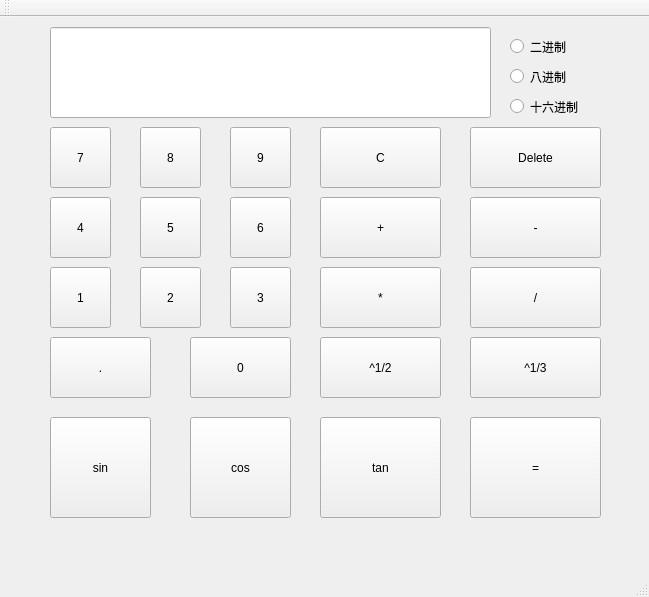
<?xml version="1.0" encoding="UTF-8"?>
<ui version="4.0">
 <class>MainWindow</class>
 <widget class="QMainWindow" name="MainWindow">
  <property name="geometry">
   <rect>
    <x>0</x>
    <y>0</y>
    <width>649</width>
    <height>597</height>
   </rect>
  </property>
  <property name="windowTitle">
   <string>MainWindow</string>
  </property>
  <widget class="QWidget" name="centralWidget">
   <widget class="QLineEdit" name="ln_display">
    <property name="geometry">
     <rect>
      <x>50</x>
      <y>10</y>
      <width>441</width>
      <height>91</height>
     </rect>
    </property>
   </widget>
   <widget class="QPushButton" name="bu_jia">
    <property name="geometry">
     <rect>
      <x>320</x>
      <y>180</y>
      <width>121</width>
      <height>61</height>
     </rect>
    </property>
    <property name="text">
     <string>+</string>
    </property>
   </widget>
   <widget class="QPushButton" name="bu_deng">
    <property name="geometry">
     <rect>
      <x>470</x>
      <y>400</y>
      <width>131</width>
      <height>101</height>
     </rect>
    </property>
    <property name="text">
     <string>=</string>
    </property>
   </widget>
   <widget class="QPushButton" name="bu_C">
    <property name="geometry">
     <rect>
      <x>320</x>
      <y>110</y>
      <width>121</width>
      <height>61</height>
     </rect>
    </property>
    <property name="text">
     <string>C</string>
    </property>
   </widget>
   <widget class="QPushButton" name="bu_De">
    <property name="geometry">
     <rect>
      <x>470</x>
      <y>110</y>
      <width>131</width>
      <height>61</height>
     </rect>
    </property>
    <property name="text">
     <string>Delete</string>
    </property>
   </widget>
   <widget class="QPushButton" name="bu_g2">
    <property name="geometry">
     <rect>
      <x>320</x>
      <y>320</y>
      <width>121</width>
      <height>61</height>
     </rect>
    </property>
    <property name="text">
     <string>^1/2</string>
    </property>
   </widget>
   <widget class="QPushButton" name="bu_sin">
    <property name="geometry">
     <rect>
      <x>50</x>
      <y>400</y>
      <width>101</width>
      <height>101</height>
     </rect>
    </property>
    <property name="text">
     <string>sin</string>
    </property>
   </widget>
   <widget class="QPushButton" name="bu_cos">
    <property name="geometry">
     <rect>
      <x>190</x>
      <y>400</y>
      <width>101</width>
      <height>101</height>
     </rect>
    </property>
    <property name="text">
     <string>cos</string>
    </property>
   </widget>
   <widget class="QPushButton" name="bu_tan">
    <property name="geometry">
     <rect>
      <x>320</x>
      <y>400</y>
      <width>121</width>
      <height>101</height>
     </rect>
    </property>
    <property name="text">
     <string>tan</string>
    </property>
   </widget>
   <widget class="QPushButton" name="num_9">
    <property name="geometry">
     <rect>
      <x>230</x>
      <y>110</y>
      <width>61</width>
      <height>61</height>
     </rect>
    </property>
    <property name="text">
     <string>9</string>
    </property>
   </widget>
   <widget class="QPushButton" name="bu_dian">
    <property name="geometry">
     <rect>
      <x>50</x>
      <y>320</y>
      <width>101</width>
      <height>61</height>
     </rect>
    </property>
    <property name="text">
     <string>.</string>
    </property>
   </widget>
   <widget class="QPushButton" name="num_0">
    <property name="geometry">
     <rect>
      <x>190</x>
      <y>320</y>
      <width>101</width>
      <height>61</height>
     </rect>
    </property>
    <property name="text">
     <string>0</string>
    </property>
   </widget>
   <widget class="QPushButton" name="num_8">
    <property name="geometry">
     <rect>
      <x>140</x>
      <y>110</y>
      <width>61</width>
      <height>61</height>
     </rect>
    </property>
    <property name="text">
     <string>8</string>
    </property>
   </widget>
   <widget class="QPushButton" name="num_7">
    <property name="geometry">
     <rect>
      <x>50</x>
      <y>110</y>
      <width>61</width>
      <height>61</height>
     </rect>
    </property>
    <property name="text">
     <string>7</string>
    </property>
   </widget>
   <widget class="QPushButton" name="num_4">
    <property name="geometry">
     <rect>
      <x>50</x>
      <y>180</y>
      <width>61</width>
      <height>61</height>
     </rect>
    </property>
    <property name="text">
     <string>4</string>
    </property>
   </widget>
   <widget class="QPushButton" name="num_5">
    <property name="geometry">
     <rect>
      <x>140</x>
      <y>180</y>
      <width>61</width>
      <height>61</height>
     </rect>
    </property>
    <property name="text">
     <string>5</string>
    </property>
   </widget>
   <widget class="QPushButton" name="num_6">
    <property name="geometry">
     <rect>
      <x>230</x>
      <y>180</y>
      <width>61</width>
      <height>61</height>
     </rect>
    </property>
    <property name="text">
     <string>6</string>
    </property>
   </widget>
   <widget class="QPushButton" name="num_1">
    <property name="geometry">
     <rect>
      <x>50</x>
      <y>250</y>
      <width>61</width>
      <height>61</height>
     </rect>
    </property>
    <property name="text">
     <string>1</string>
    </property>
   </widget>
   <widget class="QPushButton" name="num_2">
    <property name="geometry">
     <rect>
      <x>140</x>
      <y>250</y>
      <width>61</width>
      <height>61</height>
     </rect>
    </property>
    <property name="text">
     <string>2</string>
    </property>
   </widget>
   <widget class="QPushButton" name="num_3">
    <property name="geometry">
     <rect>
      <x>230</x>
      <y>250</y>
      <width>61</width>
      <height>61</height>
     </rect>
    </property>
    <property name="text">
     <string>3</string>
    </property>
   </widget>
   <widget class="QPushButton" name="bu_jian">
    <property name="geometry">
     <rect>
      <x>470</x>
      <y>180</y>
      <width>131</width>
      <height>61</height>
     </rect>
    </property>
    <property name="text">
     <string>-</string>
    </property>
   </widget>
   <widget class="QPushButton" name="bu_cheng">
    <property name="geometry">
     <rect>
      <x>320</x>
      <y>250</y>
      <width>121</width>
      <height>61</height>
     </rect>
    </property>
    <property name="text">
     <string>*</string>
    </property>
   </widget>
   <widget class="QPushButton" name="bu_chu">
    <property name="geometry">
     <rect>
      <x>470</x>
      <y>250</y>
      <width>131</width>
      <height>61</height>
     </rect>
    </property>
    <property name="text">
     <string>/</string>
    </property>
   </widget>
   <widget class="QPushButton" name="bu_g3">
    <property name="geometry">
     <rect>
      <x>470</x>
      <y>320</y>
      <width>131</width>
      <height>61</height>
     </rect>
    </property>
    <property name="text">
     <string>^1/3</string>
    </property>
   </widget>
   <widget class="QRadioButton" name="radioButton">
    <property name="geometry">
     <rect>
      <x>510</x>
      <y>20</y>
      <width>115</width>
      <height>19</height>
     </rect>
    </property>
    <property name="text">
     <string>二进制</string>
    </property>
   </widget>
   <widget class="QRadioButton" name="radioButton_2">
    <property name="geometry">
     <rect>
      <x>510</x>
      <y>50</y>
      <width>115</width>
      <height>19</height>
     </rect>
    </property>
    <property name="text">
     <string>八进制</string>
    </property>
   </widget>
   <widget class="QRadioButton" name="radioButton_3">
    <property name="geometry">
     <rect>
      <x>510</x>
      <y>80</y>
      <width>115</width>
      <height>19</height>
     </rect>
    </property>
    <property name="text">
     <string>十六进制</string>
    </property>
   </widget>
  </widget>
  <widget class="QMenuBar" name="menuBar">
   <property name="geometry">
    <rect>
     <x>0</x>
     <y>0</y>
     <width>649</width>
     <height>26</height>
    </rect>
   </property>
  </widget>
  <widget class="QToolBar" name="mainToolBar">
   <attribute name="toolBarArea">
    <enum>TopToolBarArea</enum>
   </attribute>
   <attribute name="toolBarBreak">
    <bool>false</bool>
   </attribute>
  </widget>
  <widget class="QStatusBar" name="statusBar"/>
 </widget>
 <layoutdefault spacing="6" margin="11"/>
 <resources/>
 <connections/>
</ui>
